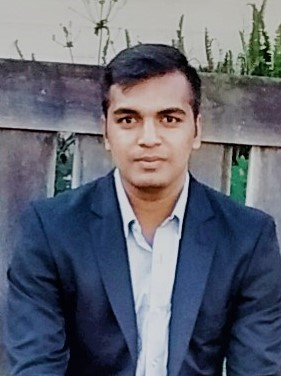
#> input picture Image.jpg, 281 x 376 px, found by its file name
$ jupyter execute OpenCV_FaceDetection_Image.ipynb   (shell and % lines are left out)
#> lines starting #> are read from the running program, lines starting #| are printed output that depends on the picture; after the words box and inside, x2 and y2 are one past the last pixel; in counts of white or black regions, pixels touching at a corner belong together
## Load the libraries

[cell 1]
import cv2
import os
import matplotlib.pyplot as plt

[cell 2]
path = os.getcwd()

## Read an Image

[cell 3]
img = cv2.imread(path + '\\Image.jpg',1)
#> img is the input picture: shape (376, 281, 3); mean B, G, R 114.9, 102.2, 98.2
plt.imshow(img)

## Load the Haar Cascade filters from OpenCV library

[cell 4]
cv2.startWindowThread()
face_cascade = cv2.CascadeClassifier(path + '\\haarcascades\\haarcascade_frontalface_default.xml')
eye_cascade = cv2.CascadeClassifier(path + '\\haarcascades\\haarcascade_eye.xml')
img = cv2.imread(path + '\\Image.jpg',1)
gray = cv2.cvtColor(img, cv2.COLOR_BGR2GRAY)
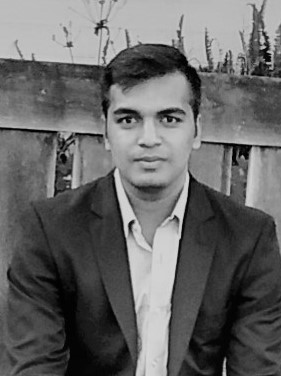
#> gray: shape (376, 281); min 0, max 218, mean 102.5

## Display Rectangles

[cell 5]
faces = face_cascade.detectMultiScale(gray, 1.3, 5)
#> faces = [[93, 76, 117, 117]]
for (x,y,w,h) in faces:
    img = cv2.rectangle(img,(x,y),(x+w,y+h),(255,0,0),2)
    roi_gray = gray[y:y+h, x:x+w]
    roi_color = img[y:y+h, x:x+w]
    eyes = eye_cascade.detectMultiScale(roi_gray)
    for (ex,ey,ew,eh) in eyes:
        cv2.rectangle(roi_color,(ex,ey),(ex+ew,ey+eh),(0,255,0),2)
#> this loop made 1 pass
#> (x, y, w, h, eyes) on pass 1: (93, 76, 117, 117, [[19, 28, 30, 30], [61, 27, 30, 30]])
#> pass 1, `img = cv2.rectangle(img,(x,y),(x+w,y+h),(255,0,0),2)`:
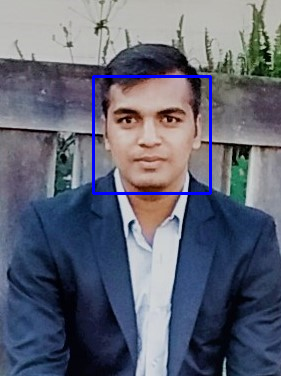
#> img: shape (376, 281, 3); 1.33% of pixels changed, all inside (x1, y1, x2, y2) = (92, 75, 212, 195)
#> pass 1, `roi_gray = gray[y:y+h, x:x+w]`:
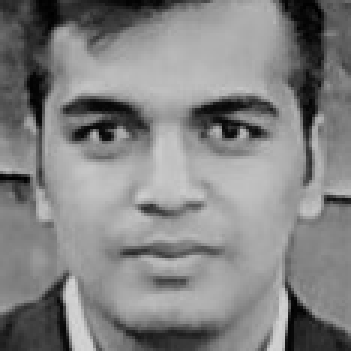
#> roi_gray: shape (117, 117) (shown 3 times larger); min 0, max 213, mean 130.3
#> pass 1, `roi_color = img[y:y+h, x:x+w]`:
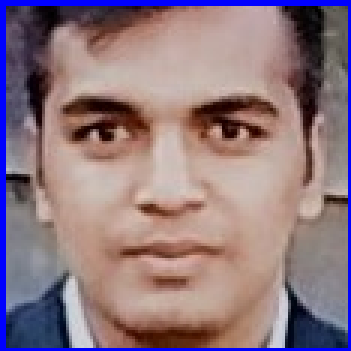
#> roi_color: shape (117, 117, 3) (shown 3 times larger); mean B, G, R 127.1, 119.4, 142.4
#> after the loop:
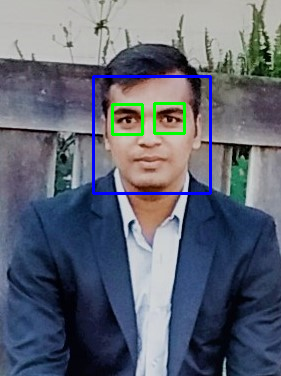
#> img: shape (376, 281, 3); 0.67% of pixels changed, all inside (x1, y1, x2, y2) = (111, 102, 186, 136)
#> after the loop:
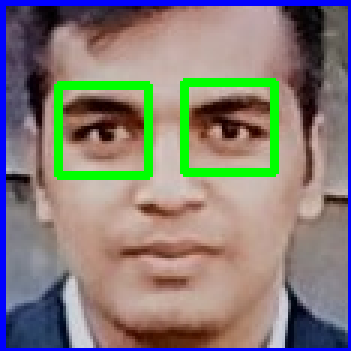
#> roi_color: shape (117, 117, 3) (shown 3 times larger); 5.2% of pixels changed, all inside (x1, y1, x2, y2) = (18, 26, 93, 60)
cv2.imshow('img',img)
cv2.waitKey(0)
cv2.destroyAllWindows()

## Face and Eye Detection

[cell 6]
img2 = cv2.imread(path + '\\dimage.jpg',1)
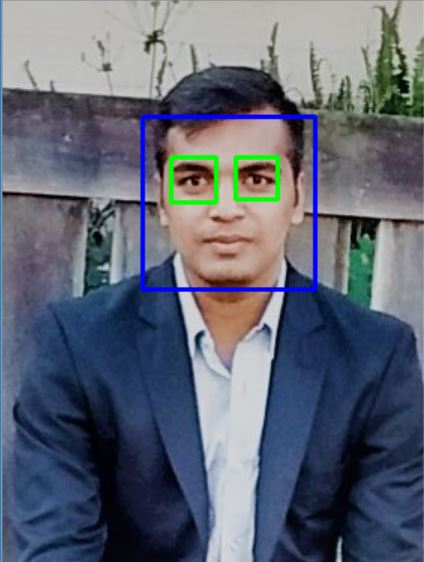
#> input picture dimage.JPG, 424 x 562 px, found by its file name
#> img2 is the input picture: shape (562, 424, 3); mean B, G, R 116.6, 102.1, 96
plt.imshow(img2)
